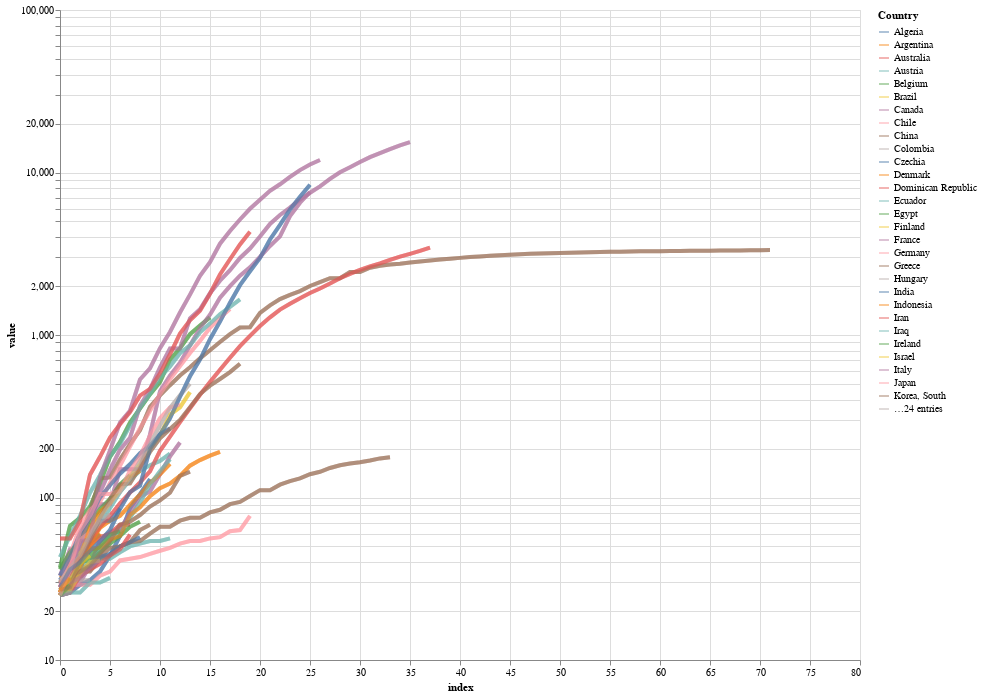

This figure's notebook cell:
### Code cell
dfq['Country'] = dfq['Country/Region']
selection = alt.selection_single(fields=['Country'])

color = alt.condition(selection,
                    alt.Color('Country:N'),
                    alt.value('lightgray'))

# altair plot with hover tool
base = alt.Chart(dfq).mark_line(strokeWidth=4, opacity=0.6).encode(
    x=alt.X('index'),
    y=alt.Y('value', scale=alt.Scale(type='log')),
    tooltip=['Country/Region:N', 'index','value']
).properties(
    width=800,
    height=650)


chart = base.encode(
  color=alt.condition(selection, 'Country:N', alt.value('lightgray'))
).add_selection(
  selection
)

overlay = base.encode(
    color='Country',
  opacity=alt.value(0.5),
  tooltip=['Country:N', 'Name:N']
).transform_filter(
  selection
)


chart + overlay

# check this out: https://github.com/altair-viz/altair/issues/1552

### Figure 1 — Vega-Lite specification as saved in the notebook (floating-point values rounded to 4 significant figures; data arrays with more than 128 entries replaced by an {"elided": "..."} marker saying what was removed)
{"config": {"view": {"continuousWidth": 400, "continuousHeight": 300}}, "layer": [{"mark": {"type": "line", "opacity": 0.6, "strokeWidth": 4}, "encoding": {"color": {"condition": {"type": "nominal", "field": "Country", "selection": "selector002"}, "value": "lightgray"}, "tooltip": [{"type": "nominal", "field": "Country/Region"}, {"type": "quantitative", "field": "index"}, {"type": "quantitative", "field": "value"}], "x": {"type": "quantitative", "field": "index"}, "y": {"type": "quantitative", "field": "value", "scale": {"type": "log"}}}, "height": 650, "selection": {"selector002": {"type": "single", "fields": ["Country"]}}, "width": 800}, {"mark": {"type": "line", "opacity": 0.6, "strokeWidth": 4}, "encoding": {"color": {"type": "nominal", "field": "Country"}, "opacity": {"value": 0.5}, "tooltip": [{"type": "nominal", "field": "Country"}, {"type": "nominal", "field": "Name"}], "x": {"type": "quantitative", "field": "index"}, "y": {"type": "quantitative", "field": "value", "scale": {"type": "log"}}}, "height": 650, "transform": [{"filter": {"selection": "selector002"}}], "width": 800}], "data": {"name": "data-a9563a288c3934e991a5c3e8d14d96a9"}, "$schema": "https://vega.github.io/schema/vega-lite/v4.8.1.json", "datasets": {"data-a9563a288c3934e991a5c3e8d14d96a9": {"elided": "3922 records"}}}
